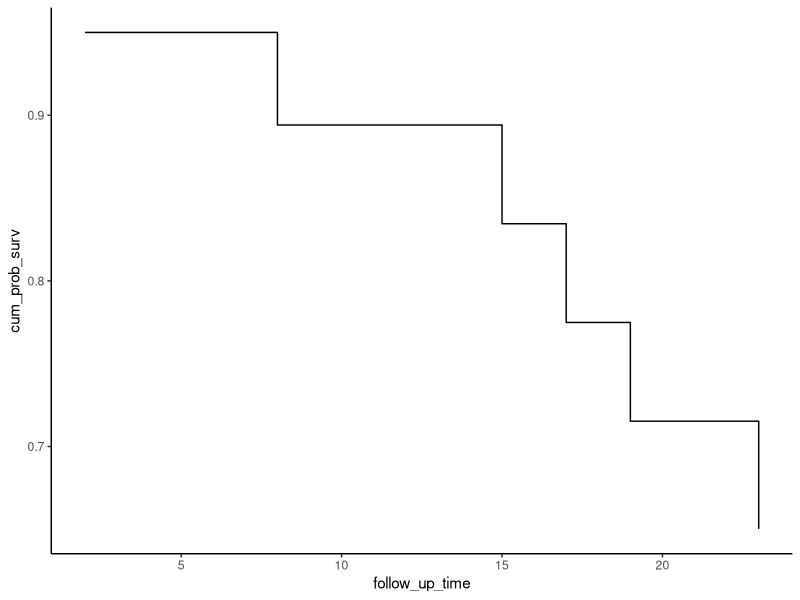

Reproduce this figure in R.
## ---- chunk 1
follow_up_time <- c(2,4,7,8,12,15,17,19,20,23)
event <- c("death","censored","censored","death","censored","death",
           "death","death","censored","death")
dataset <- data.frame(follow_up_time,event)
dataset
## ---- chunk 2
# function for calculating survival prob
Calculate_P <- function(x = 0, y = 0){
  # x is the counter of loop 
  # y is counting the number of dead individuals
  prob_death <<- NA # prob_death is the probability of death at time i 
  function(event) {
    if (event == "death") {
      x <<- x + 1
      y <<- y + 1
      message("iteration: ",x)
      message("accumulated number of dead: ",y)
      prob_death <<- 1/(20-x+1)
      return(prob_death)
    } else {
      x <<- x + 1
      message("iteration: ",x)
      message("accumulated number of dead: ",y)
      return(NA)
    }
  }
}

# function for calculating cumulative survival prob
Calculate_SP <- function() {
  x <<- 1
  function(y) {
    if (is.na(y)) {
      return(NA)
    } else {
      z <<- x 
      x <<- z*y
      return(z*y)
    }
  }
}

# higher-order function initialisation 
calculate_p <- Calculate_P()
calculate_sp <- Calculate_SP()

# calculations 
prob_death <- sapply(dataset$event, calculate_p)
prob_surv <- 1 - prob_death
cum_prob_surv <- sapply(prob_surv, calculate_sp)

dataset$prob_death <- prob_death
dataset$prob_surv <- prob_surv
dataset$cum_prob_surv <- cum_prob_surv
## ---- chunk 3
dataset
## ---- chunk 4
library(ggplot2)
ggplot(dataset[!is.na(dataset$cum_prob_surv),], aes(x=follow_up_time, y=cum_prob_surv)) + 
  geom_step() + theme_classic()
## ---- chunk 5
total_follow_up <- sum(dataset$follow_up_time)
total_follow_up
## ---- chunk 6
first_year_total_follow_up <- (20-5)*12 + sum(dataset$follow_up_time[1:5])
second_year_total_follow_up <- (20-10)*12 + sum(dataset$follow_up_time[6:10]-12)
sprintf("In the first year, total follow-up time in person-months is: %s ",
        first_year_total_follow_up)
sprintf("In the second year, total follow-up time in person-months is: %s ",
        second_year_total_follow_up)
